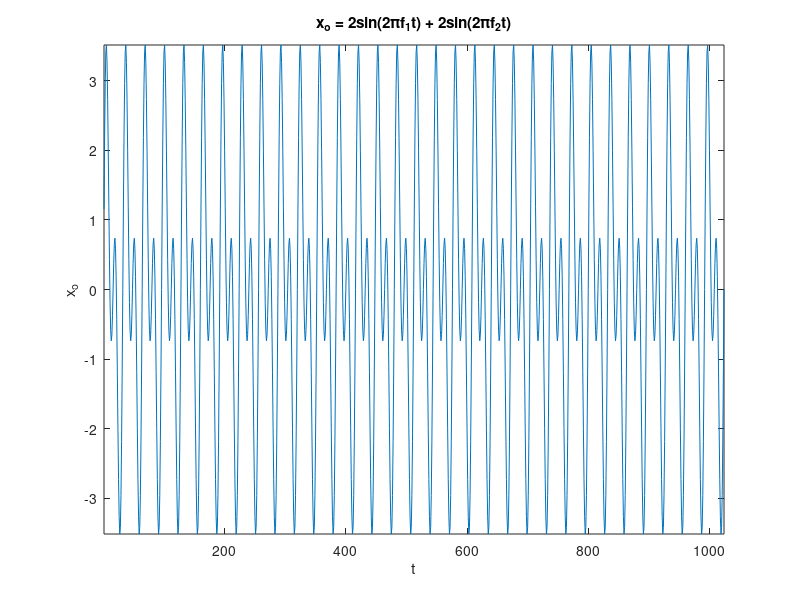

The MATLAB script that drew this image: (Note: this script raises an error after producing the figure.)
clear;

t  = [1:1024]';
T1 = 32;
T2 = 64;
Nt = 5000;
f1 = 1/(t(end)/T1);
f2 = 1/(t(end)/T2);

xo = 2*sin(2*pi*f1*t) + 2*sin(2*pi*f2*t);

figure(1);clf
    plot(xo);
    xlabel('t')
    ylabel('x_o');
    title('x_o = 2sin(2\pif_1t) + 2sin(2\pif_2t)');
    axis tight;
    plotcmds('./figures/peakuncertainty_timeseries');
    
figure(2);clf;
    [Io,fo] = periodogramraw(xo,'fast');
    plot(fo,Io,'.','MarkerSize',15);hold on;
    xlabel('f');
    ylabel('I');
    axis([0.02,0.075,0,2500]);

    for i = 1:Nt
        x = xo+1.0*randn(length(t),1);
        [I,f] = periodogramraw(x,'fast');
        a = [T1+1,T2+1];
        plot(f(a),I(a),'k.','MarkerSize',1);
        hold on;grid on;
        Ia(i,:) = I(a)';
    end
    legend('I of x_o',sprintf('I of x_o+\\eta(0,1); %d trials',Nt),'Location','South');
    
    th = text(f(a(1)),100,'f_1');
    th = text(f(a(2)),100,'f_2');

    plot([f(a(1)),f(a(1))],[0,50],'k-');
    plot([f(a(2)),f(a(2))],[0,50],'k-');

    plotcmds('./figures/peakuncertainty_periodogram');

figure(3);clf
    [N1,X1] = hist(Ia(:,1),20);
    [N2,X2] = hist(Ia(:,2),20);
    stairs(X1,N1/sum(N1),'r','LineWidth',3);hold on;grid on;
    stairs(X2,N2/sum(N2),'b','LineWidth',3);
    xlabel('I')
    ylabel('Probability');
    legend('I(f_1)','I(f_2)')
    plotcmds('./figures/peakuncertainty_histogram');
    